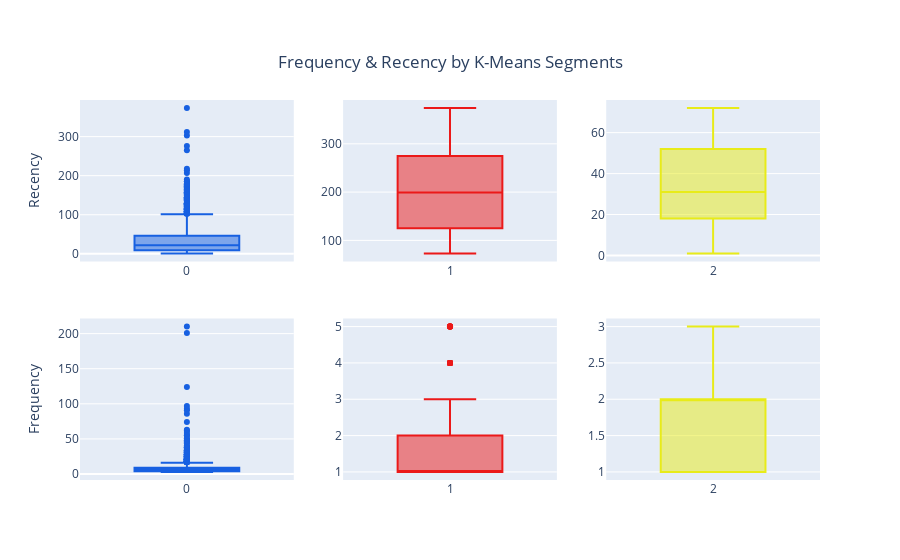

Notebook code cell kept with this figure:
### Code cell
fig = make_subplots(rows=2,cols=3)

fig.add_trace(go.Box(y =rfm[rfm['k_means_segment']=='0']['recency'],showlegend=False,
                     name = '0',marker_color='#1760E1'),row=1,col=1)
fig.add_trace(go.Box(y =rfm[rfm['k_means_segment']=='1']['recency'],showlegend=False,
                     name = '1',marker_color='#EB1919'),row=1,col=2)
fig.add_trace(go.Box(y =rfm[rfm['k_means_segment']=='2']['recency'],showlegend=False,
                     name = '2',marker_color='#E8EB19'),row=1,col=3)
fig.add_trace(go.Box(y =rfm[rfm['k_means_segment']=='0']['frequency'],showlegend=False,
                     name = '0',marker_color='#1760E1'),row=2,col=1)
fig.add_trace(go.Box(y =rfm[rfm['k_means_segment']=='1']['frequency'],showlegend=False,
                     name = '1',marker_color='#EB1919'),row=2,col=2)
fig.add_trace(go.Box(y =rfm[rfm['k_means_segment']=='2']['frequency'],showlegend=False,
                     name = '2',marker_color='#E8EB19'),row=2,col=3)

fig.update_layout(title={'text': "Frequency & Recency by K-Means Segments",'y':0.9,'x':0.5,'xanchor': 'center',
        'yanchor': 'top'},template='plotly')

fig.update_yaxes(title_text="Recency", row=1, col=1)
fig.update_yaxes(title_text="Frequency", row=2, col=1)
iplot(fig)

### Figure 1 — Plotly figure (JSON) as saved in the notebook; plotly's stock layout.template omitted (floating-point values rounded to 4 significant figures; data arrays with more than 128 entries replaced by an {"elided": "..."} marker saying what was removed)
{"data": [{"marker": {"color": "#1760E1"}, "name": "0", "showlegend": false, "xaxis": "x", "y": {"elided": "1688 int values"}, "yaxis": "y", "type": "box"}, {"marker": {"color": "#EB1919"}, "name": "1", "showlegend": false, "xaxis": "x2", "y": {"elided": "1491 int values"}, "yaxis": "y2", "type": "box"}, {"marker": {"color": "#E8EB19"}, "name": "2", "showlegend": false, "xaxis": "x3", "y": {"elided": "1160 int values"}, "yaxis": "y3", "type": "box"}, {"marker": {"color": "#1760E1"}, "name": "0", "showlegend": false, "xaxis": "x4", "y": {"elided": "1688 int values"}, "yaxis": "y4", "type": "box"}, {"marker": {"color": "#EB1919"}, "name": "1", "showlegend": false, "xaxis": "x5", "y": {"elided": "1491 int values"}, "yaxis": "y5", "type": "box"}, {"marker": {"color": "#E8EB19"}, "name": "2", "showlegend": false, "xaxis": "x6", "y": {"elided": "1160 int values"}, "yaxis": "y6", "type": "box"}], "layout": {"title": {"text": "Frequency & Recency by K-Means Segments", "x": 0.5, "xanchor": "center", "y": 0.9, "yanchor": "top"}, "xaxis": {"anchor": "y", "domain": [0, 0.2889]}, "yaxis": {"anchor": "x", "domain": [0.575, 1], "title": {"text": "Recency"}}, "xaxis2": {"anchor": "y2", "domain": [0.3556, 0.6444]}, "yaxis2": {"anchor": "x2", "domain": [0.575, 1]}, "xaxis3": {"anchor": "y3", "domain": [0.7111, 1]}, "yaxis3": {"anchor": "x3", "domain": [0.575, 1]}, "xaxis4": {"anchor": "y4", "domain": [0, 0.2889]}, "yaxis4": {"anchor": "x4", "domain": [0, 0.425], "title": {"text": "Frequency"}}, "xaxis5": {"anchor": "y5", "domain": [0.3556, 0.6444]}, "yaxis5": {"anchor": "x5", "domain": [0, 0.425]}, "xaxis6": {"anchor": "y6", "domain": [0.7111, 1]}, "yaxis6": {"anchor": "x6", "domain": [0, 0.425]}}}
